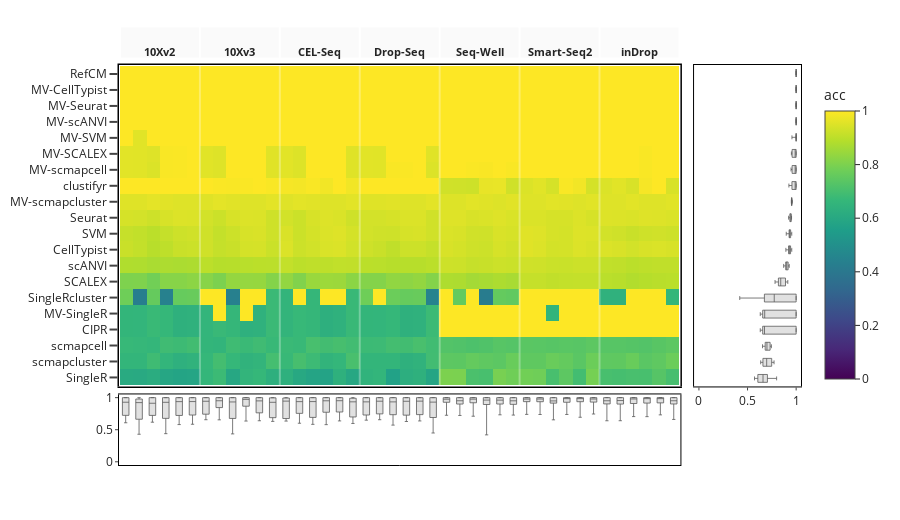

Write notebook code for a chart like this one.
### Markdown cell above
## with marginals

### Code cell
fig = plot_heatmap_with_marginals(df, dataset="PBMC Bench1")
fig.show()

### Figure 1 — Plotly figure (JSON) as saved in the notebook; plotly's stock layout.template omitted (floating-point values rounded to 4 significant figures; data arrays with more than 128 entries replaced by an {"elided": "..."} marker saying what was removed)
{"data": [{"coloraxis": "coloraxis", "hovertemplate": "method=%{y}<br>task=%{x}<br>acc=%{z:.4f}<extra></extra>", "textfont": {"size": 10}, "type": "heatmap", "x": ["10Xv3 | 10Xv2", "CEL-Seq | 10Xv2", "Drop-Seq | 10Xv2", "inDrop | 10Xv2", "Seq-Well | 10Xv2", "Smart-Seq2 | 10Xv2", "CEL-Seq | 10Xv3", "Drop-Seq | 10Xv3", "inDrop | 10Xv3", "Seq-Well | 10Xv3", "Smart-Seq2 | 10Xv3", "10Xv2 | 10Xv3", "10Xv3 | CEL-Seq", "Drop-Seq | CEL-Seq", "inDrop | CEL-Seq", "Seq-Well | CEL-Seq", "Smart-Seq2 | CEL-Seq", "10Xv2 | CEL-Seq", "10Xv3 | Drop-Seq", "CEL-Seq | Drop-Seq", "inDrop | Drop-Seq", "Seq-Well | Drop-Seq", "Smart-Seq2 | Drop-Seq", "10Xv2 | Drop-Seq", "10Xv3 | Seq-Well", "CEL-Seq | Seq-Well", "Drop-Seq | Seq-Well", "inDrop | Seq-Well", "Smart-Seq2 | Seq-Well", "10Xv2 | Seq-Well", "10Xv3 | Smart-Seq2", "CEL-Seq | Smart-Seq2", "Drop-Seq | Smart-Seq2", "inDrop | Smart-Seq2", "Seq-Well | Smart-Seq2", "10Xv2 | Smart-Seq2", "10Xv3 | inDrop", "CEL-Seq | inDrop", "Drop-Seq | inDrop", "Seq-Well | inDrop", "Smart-Seq2 | inDrop", "10Xv2 | inDrop"], "xaxis": "x", "y": ["RefCM", "MV-CellTypist", "MV-Seurat", "MV-scANVI", "MV-SVM", "MV-SCALEX", "MV-scmapcell", "clustifyr", "MV-scmapcluster", "Seurat", "SVM", "CellTypist", "scANVI", "SCALEX", "SingleRcluster", "MV-SingleR", "CIPR", "scmapcell", "scmapcluster", "SingleR"], "yaxis": "y", "z": {"elided": "20x42 float values"}}, {"boxpoints": false, "fillcolor": "rgba(180, 180, 180, 0.4)", "hoverinfo": "skip", "line": {"color": "rgba(90, 90, 90, 0.8)", "width": 1}, "marker": {"opacity": 0}, "orientation": "h", "showlegend": false, "type": "box", "x": {"elided": "840 float values"}, "xaxis": "x2", "y": {"elided": "840 str values"}, "yaxis": "y2"}, {"boxpoints": false, "fillcolor": "rgba(180, 180, 180, 0.4)", "hoverinfo": "skip", "line": {"color": "rgba(90, 90, 90, 0.8)", "width": 1}, "marker": {"opacity": 0}, "showlegend": false, "type": "box", "x": {"elided": "840 str values"}, "xaxis": "x3", "y": {"elided": "840 float values"}, "yaxis": "y3"}], "layout": {"annotations": [{"font": {"size": 11}, "showarrow": false, "text": "<b>10Xv2</b>", "x": 2.5, "xref": "x", "y": 1.07, "yref": "y domain"}, {"font": {"size": 11}, "showarrow": false, "text": "<b>10Xv3</b>", "x": 8.5, "xref": "x", "y": 1.07, "yref": "y domain"}, {"font": {"size": 11}, "showarrow": false, "text": "<b>CEL-Seq</b>", "x": 14.5, "xref": "x", "y": 1.07, "yref": "y domain"}, {"font": {"size": 11}, "showarrow": false, "text": "<b>Drop-Seq</b>", "x": 20.5, "xref": "x", "y": 1.07, "yref": "y domain"}, {"font": {"size": 11}, "showarrow": false, "text": "<b>Seq-Well</b>", "x": 26.5, "xref": "x", "y": 1.07, "yref": "y domain"}, {"font": {"size": 11}, "showarrow": false, "text": "<b>Smart-Seq2</b>", "x": 32.5, "xref": "x", "y": 1.07, "yref": "y domain"}, {"font": {"size": 11}, "showarrow": false, "text": "<b>inDrop</b>", "x": 38.5, "xref": "x", "y": 1.07, "yref": "y domain"}, {"font": {"size": 13}, "showarrow": false, "text": "<b>PBMC Bench1</b>", "x": 0.5, "xref": "paper", "y": -0.24, "yref": "paper"}], "coloraxis": {"cmax": 1, "cmin": 0, "colorbar": {"len": 0.78, "title": {"text": "acc"}, "y": 0.58}, "colorscale": [[0, "#440154"], [0.1111, "#482878"], [0.2222, "#3e4989"], [0.3333, "#31688e"], [0.4444, "#26828e"], [0.5556, "#1f9e89"], [0.6667, "#35b779"], [0.7778, "#6ece58"], [0.8889, "#b5de2b"], [1, "#fde725"]]}, "height": 520, "legend": {"bgcolor": "rgba(0,0,0,0)", "borderwidth": 0, "itemsizing": "constant", "orientation": "v", "title": {"text": ""}, "x": 1.02, "xanchor": "left", "y": 1, "yanchor": "top"}, "margin": {"b": 55, "l": 10, "r": 10, "t": 65}, "shapes": [{"fillcolor": "rgba(240,240,240,1.0)", "layer": "above", "line": {"color": "white", "width": 2}, "type": "rect", "x0": -0.5, "x1": 5.5, "xref": "x", "y0": 1.02, "y1": 1.12, "yref": "y domain"}, {"layer": "above", "line": {"color": "white", "width": 2}, "type": "line", "x0": 5.5, "x1": 5.5, "xref": "x", "y0": -0.5, "y1": 19.5, "yref": "y"}, {"fillcolor": "rgba(240,240,240,1.0)", "layer": "above", "line": {"color": "white", "width": 2}, "type": "rect", "x0": 5.5, "x1": 11.5, "xref": "x", "y0": 1.02, "y1": 1.12, "yref": "y domain"}, {"layer": "above", "line": {"color": "white", "width": 2}, "type": "line", "x0": 11.5, "x1": 11.5, "xref": "x", "y0": -0.5, "y1": 19.5, "yref": "y"}, {"fillcolor": "rgba(240,240,240,1.0)", "layer": "above", "line": {"color": "white", "width": 2}, "type": "rect", "x0": 11.5, "x1": 17.5, "xref": "x", "y0": 1.02, "y1": 1.12, "yref": "y domain"}, {"layer": "above", "line": {"color": "white", "width": 2}, "type": "line", "x0": 17.5, "x1": 17.5, "xref": "x", "y0": -0.5, "y1": 19.5, "yref": "y"}, {"fillcolor": "rgba(240,240,240,1.0)", "layer": "above", "line": {"color": "white", "width": 2}, "type": "rect", "x0": 17.5, "x1": 23.5, "xref": "x", "y0": 1.02, "y1": 1.12, "yref": "y domain"}, {"layer": "above", "line": {"color": "white", "width": 2}, "type": "line", "x0": 23.5, "x1": 23.5, "xref": "x", "y0": -0.5, "y1": 19.5, "yref": "y"}, {"fillcolor": "rgba(240,240,240,1.0)", "layer": "above", "line": {"color": "white", "width": 2}, "type": "rect", "x0": 23.5, "x1": 29.5, "xref": "x", "y0": 1.02, "y1": 1.12, "yref": "y domain"}, {"layer": "above", "line": {"color": "white", "width": 2}, "type": "line", "x0": 29.5, "x1": 29.5, "xref": "x", "y0": -0.5, "y1": 19.5, "yref": "y"}, {"fillcolor": "rgba(240,240,240,1.0)", "layer": "above", "line": {"color": "white", "width": 2}, "type": "rect", "x0": 29.5, "x1": 35.5, "xref": "x", "y0": 1.02, "y1": 1.12, "yref": "y domain"}, {"layer": "above", "line": {"color": "white", "width": 2}, "type": "line", "x0": 35.5, "x1": 35.5, "xref": "x", "y0": -0.5, "y1": 19.5, "yref": "y"}, {"fillcolor": "rgba(240,240,240,1.0)", "layer": "above", "line": {"color": "white", "width": 2}, "type": "rect", "x0": 35.5, "x1": 41.5, "xref": "x", "y0": 1.02, "y1": 1.12, "yref": "y domain"}], "width": 900, "xaxis": {"anchor": "y", "domain": [0, 0.8232], "linecolor": "black", "linewidth": 1.5, "mirror": true, "showgrid": false, "showline": true, "showticklabels": false, "ticklen": 0, "ticks": "", "tickwidth": 2, "zeroline": false}, "xaxis2": {"anchor": "y2", "domain": [0.8432, 1], "fixedrange": true, "linecolor": "black", "linewidth": 1, "mirror": true, "range": [-0.05, 1.05], "showgrid": false, "showline": true, "ticklen": 3, "tickmode": "array", "ticks": "outside", "ticktext": ["0", "0.5", "1"], "tickvals": [0, 0.5, 1], "tickwidth": 1, "title": {"text": ""}, "zeroline": false}, "xaxis3": {"anchor": "y3", "domain": [0, 0.8232], "linecolor": "black", "linewidth": 1, "mirror": true, "showgrid": false, "showline": true, "showticklabels": false, "ticklen": 0, "ticks": "", "tickwidth": 2, "zeroline": false}, "xaxis4": {"anchor": "y4", "domain": [0.8432, 1], "linecolor": "black", "linewidth": 1.5, "mirror": true, "showgrid": false, "showline": true, "ticklen": 8, "ticks": "outside", "tickwidth": 2, "zeroline": false}, "yaxis": {"anchor": "x", "autorange": "reversed", "categoryarray": ["RefCM", "MV-CellTypist", "MV-Seurat", "MV-scANVI", "MV-SVM", "MV-SCALEX", "MV-scmapcell", "clustifyr", "MV-scmapcluster", "Seurat", "SVM", "CellTypist", "scANVI", "SCALEX", "SingleRcluster", "MV-SingleR", "CIPR", "scmapcell", "scmapcluster", "SingleR"], "categoryorder": "array", "domain": [0.1964, 1], "linecolor": "black", "linewidth": 1.5, "mirror": true, "showgrid": false, "showline": true, "ticklen": 8, "ticks": "outside", "tickwidth": 2, "zeroline": false}, "yaxis2": {"anchor": "x2", "autorange": "reversed", "categoryarray": ["RefCM", "MV-CellTypist", "MV-Seurat", "MV-scANVI", "MV-SVM", "MV-SCALEX", "MV-scmapcell", "clustifyr", "MV-scmapcluster", "Seurat", "SVM", "CellTypist", "scANVI", "SCALEX", "SingleRcluster", "MV-SingleR", "CIPR", "scmapcell", "scmapcluster", "SingleR"], "categoryorder": "array", "domain": [0.1964, 1], "linecolor": "black", "linewidth": 1, "mirror": true, "showgrid": false, "showline": true, "showticklabels": false, "ticklen": 0, "ticks": "", "tickwidth": 2, "zeroline": false}, "yaxis3": {"anchor": "x3", "domain": [0, 0.1764], "fixedrange": true, "linecolor": "black", "linewidth": 1, "mirror": true, "range": [-0.05, 1.05], "showgrid": false, "showline": true, "ticklen": 3, "tickmode": "array", "ticks": "outside", "ticktext": ["0", "0.5", "1"], "tickvals": [0, 0.5, 1], "tickwidth": 1, "title": {"text": ""}, "zeroline": false}, "yaxis4": {"anchor": "x4", "domain": [0, 0.1764], "linecolor": "black", "linewidth": 1.5, "mirror": true, "showgrid": false, "showline": true, "ticklen": 8, "ticks": "outside", "tickwidth": 2, "zeroline": false}}}
